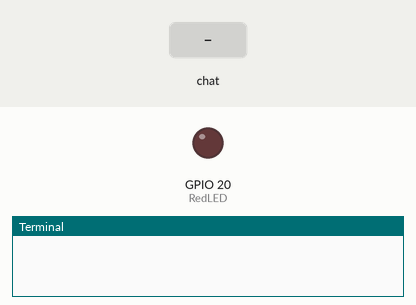
Recording of a program running on a simulated Raspberry Pi (BCM pin numbers). Parts: output pins drawn as LEDs (lit = HIGH), the last lines printed to the terminal. Inputs (shaded band) come from the test bench.

Above: at 1.2 s.
1.3 s: chat message "/ledON" arrives
At 2.4 s:
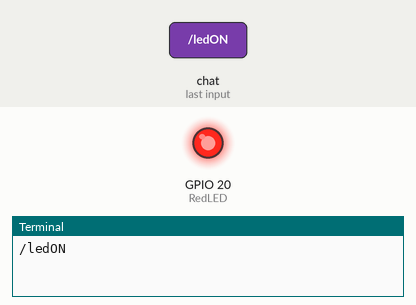
4.6 s: chat message "/ledOFF" arrives
At 6.1 s:
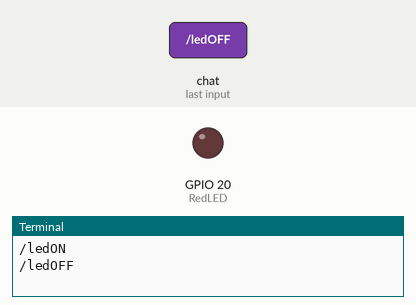
Timing chart, 0 to 7.6 s (numbered marks = the images above; inputs shaded):
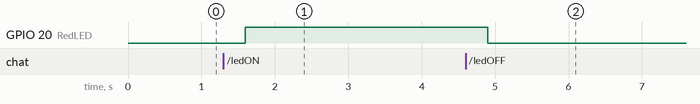

Measured:
- after the input at 1.3 s, GPIO 20 (RedLED): LOW → HIGH after 0.30 s
- after the input at 4.6 s, GPIO 20 (RedLED): HIGH → LOW after 0.30 s

The program:

hw-tlgm-ts.py
```python
import  RPi.GPIO as GPIO
import  time
import telepot
from telepot.loop import MessageLoop
import urllib.request

RedLED = 20
pinTRIG=23
pinECHO=16
vSon=34300

tokenAPI='R5W8MBF7M6OBOR1M'
URL='https://api.thingspeak.com/update?api_key=%s'%tokenAPI

def setup():
    GPIO.setmode(GPIO.BCM)
    GPIO.setwarnings(False)

    GPIO.setup(RedLED, GPIO.OUT)
    GPIO.setup(pinTRIG,GPIO.OUT)
    GPIO.setup(pinECHO,GPIO.IN)
    GPIO.output(pinTRIG,GPIO.LOW)

def main():
    try:
        while True:
            time.sleep(1)
    except KeyboardInterrupt:
            GPIO.cleanup()
            print("Finnish")
    GPIO.cleanup()

def LEDs_ON(led1):
    GPIO.output(led1, GPIO.HIGH)

def LEDs_OFF(led1):
    GPIO.output(led1, GPIO.LOW)

def distance():
    time.sleep(1)
    GPIO.output(pinTRIG,GPIO.HIGH)
    time.sleep(0.00001)
    GPIO.output(pinTRIG,GPIO.LOW)
    while GPIO.input(pinECHO)==0:
            tinicio=time.time()
    while GPIO.input(pinECHO)==1:
            tfin=time.time()
    tvuelo=tfin-tinicio
    distancia=tvuelo*vSon/2
    distancia=round(distancia,2)
    return distancia

def botfunction(value):
    chatID = value['chat']['id']
    command = value['text']
    print(command)

    if command=='/?':
        connBot.sendMessage(chatID, str("\n OPTIONS: \n /ledON \n /ledOFF \n /Distance"))
    elif command == '/ledON':
        connBot.sendMessage(chatID, str("Red Led is On now. "))
        LEDs_ON(20)
    elif command == '/ledOFF':
        connBot.sendMessage(chatID, str("Red Led is Off now. "))
        LEDs_OFF(20)
    elif command == '/Distance':
        d = distance()
        connBot.sendMessage(chatID, str("Distance: ") + str(d) + str(" cm."))
        if d > 0 and d < 30:
            urllib.request.urlopen(URL+'&field4=%s'%(1))
        else:
            urllib.request.urlopen(URL+'&field4=%s'%(0))


token = '2123194698:AAG1O395gfxg1fcbPbVtXQhQKJq5CeCXhCg'
connBot = telepot.Bot(token)
#print(connBot.getMe())
MessageLoop(connBot, botfunction).run_as_thread()


setup()
main()
```
